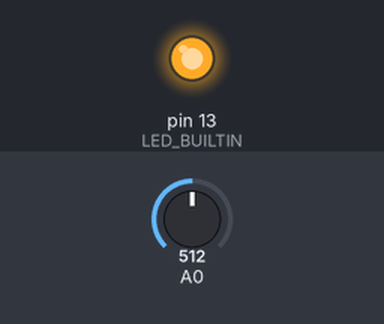
A sketch run on a simulated Arduino Uno, built with avr-gcc and run on an emulated ATmega328P. On the bench: output pins drawn as LEDs (lit = HIGH). Inputs (shaded band) come from the test bench; at power-on: A0 = 512.

Above: at 1.2 s.
1.3 s: A0 set to 22
2.8 s: A0 set to 17
At 4.1 s:
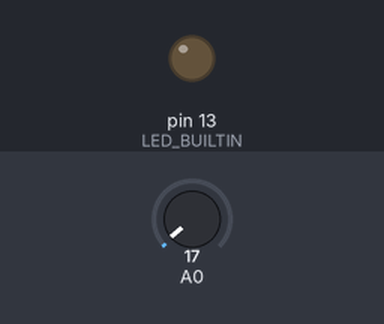
5.8 s: A0 set to 122
At 6.8 s:
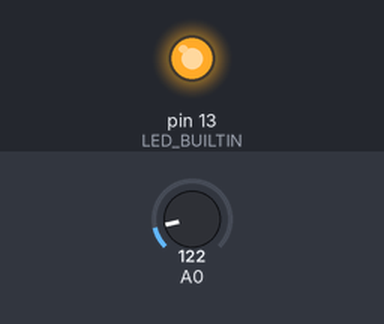
7.3 s: A0 set to 10
At 8.1 s:
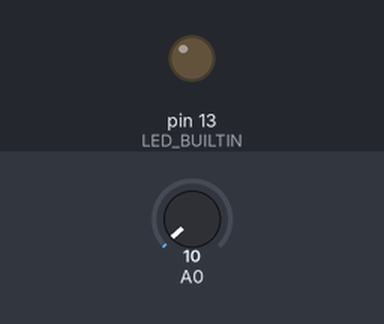
Timing chart, 0 to 9.8 s (numbered marks = the images above; inputs shaded):
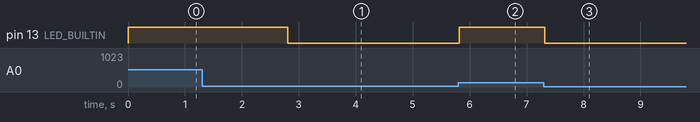

Measured:
- the behaviour switches between 20 and 19 on A0 (found by bisection; images 0 and 1)
- after the input at 1.3 s, every drawn part: stays the same
- after the input at 2.8 s, pin 13 (LED_BUILTIN): HIGH → LOW at once
- after the input at 5.8 s, pin 13 (LED_BUILTIN): LOW → HIGH at once
- after the input at 7.3 s, pin 13 (LED_BUILTIN): HIGH → LOW at once

The sketch:

FSR_Conversion.ino
```cpp
int fsrReading;     // the analog reading from the FSR resistor divider
int fsrVoltage;     // the analog reading converted to voltage
unsigned long fsrResistance;  // The voltage converted to resistance, can be very big so make "long"
unsigned long fsrConductance;
long fsrForce;       // Finally, the resistance converted to force
int etat;

void setup() {
  Serial.begin(115200);   // We'll send debugging information via the Serial monitor
  pinMode(A0, INPUT);
  pinMode(LED_BUILTIN, OUTPUT);

}
void loop() {
  // put your main code here, to run repeatedly:
  handleSerial();
  switch(etat)
  {
    case 0:
      fsrReading =  analogRead(A0);
      if(fsrReading >= 20)
      {
        digitalWrite(LED_BUILTIN, HIGH);
      }
      else
      {
        digitalWrite(LED_BUILTIN, LOW);
      }

        // analog voltage reading ranges from about 0 to 1023 which maps to 0V to 5V (= 5000mV)
      fsrVoltage = map(fsrReading, 0, 1023, 0, 5000);

      if (fsrVoltage == 0) {

      }
      else
      {
        // The voltage = Vcc * R / (R + FSR) where R = 10K and Vcc = 5V
        // so FSR = ((Vcc - V) * R) / V        yay math!
        fsrResistance = 5000 - fsrVoltage;     // fsrVoltage is in millivolts so 5V = 5000mV
        fsrResistance *= 10000;                // 10K resistor
        fsrResistance /= fsrVoltage;

        fsrConductance = 1000000;           // we measure in micromhos so
        fsrConductance /= fsrResistance;

        // Use the two FSR guide graphs to approximate the force
        if (fsrConductance <= 1000) {
          fsrForce = fsrConductance / 80;
        } else {
          fsrForce = fsrConductance - 1000;
          fsrForce /= 30;
        }
      }
      delay(100);

      break;

    case 1:
      Serial.println((int)fsrForce);
      etat = 0;
      break;
  }
}


void handleSerial() {
  if (Serial.available() > 0) {
    char incomingCharacter = Serial.read();
    switch (incomingCharacter)
    {
      case 'a':
        etat = 1;
        break;

      default:
        break;
    }
  }
}
```
